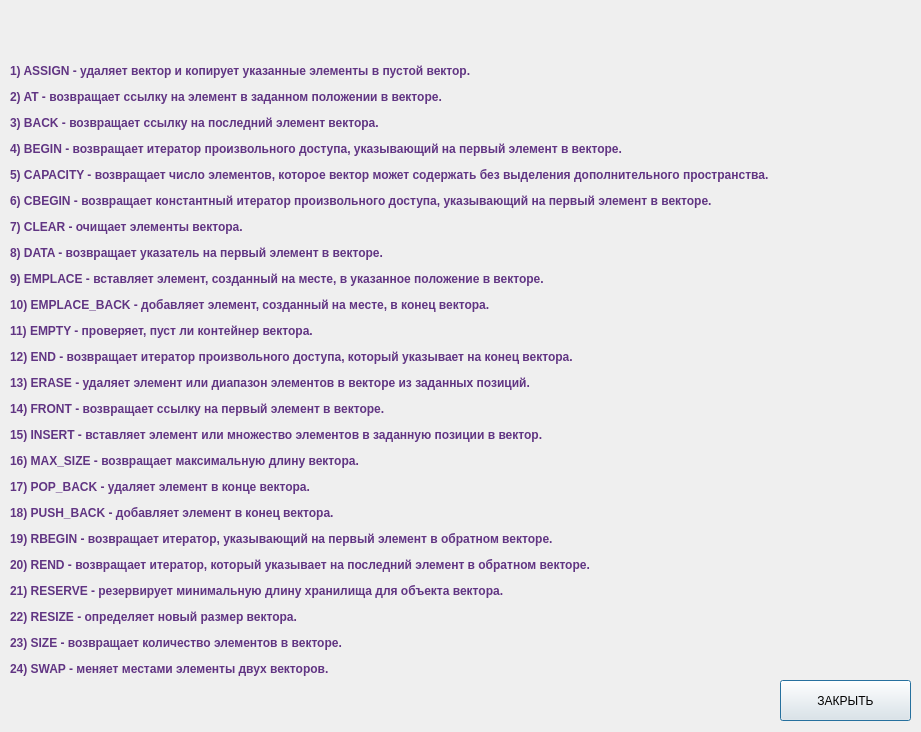
<?xml version="1.0" encoding="UTF-8"?>
<ui version="4.0">
 <class>VectorFunctionInformation</class>
 <widget class="QDialog" name="VectorFunctionInformation">
  <property name="geometry">
   <rect>
    <x>0</x>
    <y>0</y>
    <width>921</width>
    <height>732</height>
   </rect>
  </property>
  <property name="windowTitle">
   <string>Dialog</string>
  </property>
  <widget class="QLabel" name="label">
   <property name="geometry">
    <rect>
     <x>10</x>
     <y>10</y>
     <width>911</width>
     <height>721</height>
    </rect>
   </property>
   <property name="text">
    <string>&lt;html&gt;&lt;head/&gt;&lt;body&gt;&lt;p&gt;&lt;span style=&quot; font-weight:700; color:#613583;&quot;&gt;1) ASSIGN - удаляет вектор и копирует указанные элементы в пустой вектор. &lt;/span&gt;&lt;/p&gt;&lt;p&gt;&lt;span style=&quot; font-weight:700; color:#613583;&quot;&gt;2) AT - возвращает ссылку на элемент в заданном положении в векторе. &lt;/span&gt;&lt;/p&gt;&lt;p&gt;&lt;span style=&quot; font-weight:700; color:#613583;&quot;&gt;3) BACK - возвращает ссылку на последний элемент вектора. &lt;/span&gt;&lt;/p&gt;&lt;p&gt;&lt;span style=&quot; font-weight:700; color:#613583;&quot;&gt;4) BEGIN - возвращает итератор произвольного доступа, указывающий на первый элемент в векторе. &lt;/span&gt;&lt;/p&gt;&lt;p&gt;&lt;span style=&quot; font-weight:700; color:#613583;&quot;&gt;5) CAPACITY - возвращает число элементов, которое вектор может содержать без выделения дополнительного пространства. &lt;/span&gt;&lt;/p&gt;&lt;p&gt;&lt;span style=&quot; font-weight:700; color:#613583;&quot;&gt;6) CBEGIN - возвращает константный итератор произвольного доступа, указывающий на первый элемент в векторе. &lt;/span&gt;&lt;/p&gt;&lt;p&gt;&lt;span style=&quot; font-weight:700; color:#613583;&quot;&gt;7) CLEAR - очищает элементы вектора. &lt;/span&gt;&lt;/p&gt;&lt;p&gt;&lt;span style=&quot; font-weight:700; color:#613583;&quot;&gt;8) DATA - возвращает указатель на первый элемент в векторе. &lt;/span&gt;&lt;/p&gt;&lt;p&gt;&lt;span style=&quot; font-weight:700; color:#613583;&quot;&gt;9) EMPLACE - вставляет элемент, созданный на месте, в указанное положение в векторе. &lt;/span&gt;&lt;/p&gt;&lt;p&gt;&lt;span style=&quot; font-weight:700; color:#613583;&quot;&gt;10) EMPLACE_BACK - добавляет элемент, созданный на месте, в конец вектора. &lt;/span&gt;&lt;/p&gt;&lt;p&gt;&lt;span style=&quot; font-weight:700; color:#613583;&quot;&gt;11) EMPTY - проверяет, пуст ли контейнер вектора. &lt;/span&gt;&lt;/p&gt;&lt;p&gt;&lt;span style=&quot; font-weight:700; color:#613583;&quot;&gt;12) END - возвращает итератор произвольного доступа, который указывает на конец вектора. &lt;/span&gt;&lt;/p&gt;&lt;p&gt;&lt;span style=&quot; font-weight:700; color:#613583;&quot;&gt;13) ERASE - удаляет элемент или диапазон элементов в векторе из заданных позиций. &lt;/span&gt;&lt;/p&gt;&lt;p&gt;&lt;span style=&quot; font-weight:700; color:#613583;&quot;&gt;14) FRONT - возвращает ссылку на первый элемент в векторе. &lt;/span&gt;&lt;/p&gt;&lt;p&gt;&lt;span style=&quot; font-weight:700; color:#613583;&quot;&gt;15) INSERT - вставляет элемент или множество элементов в заданную позиции в вектор. &lt;/span&gt;&lt;/p&gt;&lt;p&gt;&lt;span style=&quot; font-weight:700; color:#613583;&quot;&gt;16) MAX_SIZE - возвращает максимальную длину вектора. &lt;/span&gt;&lt;/p&gt;&lt;p&gt;&lt;span style=&quot; font-weight:700; color:#613583;&quot;&gt;17) POP_BACK - удаляет элемент в конце вектора. &lt;/span&gt;&lt;/p&gt;&lt;p&gt;&lt;span style=&quot; font-weight:700; color:#613583;&quot;&gt;18) PUSH_BACK - добавляет элемент в конец вектора.&lt;/span&gt;&lt;/p&gt;&lt;p&gt;&lt;span style=&quot; font-weight:700; color:#613583;&quot;&gt;19) RBEGIN - возвращает итератор, указывающий на первый элемент в обратном векторе. &lt;/span&gt;&lt;/p&gt;&lt;p&gt;&lt;span style=&quot; font-weight:700; color:#613583;&quot;&gt;20) REND - возвращает итератор, который указывает на последний элемент в обратном векторе. &lt;/span&gt;&lt;/p&gt;&lt;p&gt;&lt;span style=&quot; font-weight:700; color:#613583;&quot;&gt;21) RESERVE - резервирует минимальную длину хранилища для объекта вектора. &lt;/span&gt;&lt;/p&gt;&lt;p&gt;&lt;span style=&quot; font-weight:700; color:#613583;&quot;&gt;22) RESIZE - определяет новый размер вектора. &lt;/span&gt;&lt;/p&gt;&lt;p&gt;&lt;span style=&quot; font-weight:700; color:#613583;&quot;&gt;23) SIZE - возвращает количество элементов в векторе.&lt;/span&gt;&lt;/p&gt;&lt;p&gt;&lt;span style=&quot; font-weight:700; color:#613583;&quot;&gt;24) SWAP - меняет местами элементы двух векторов.&lt;/span&gt;&lt;/p&gt;&lt;/body&gt;&lt;/html&gt;</string>
   </property>
  </widget>
  <widget class="QPushButton" name="closeButton">
   <property name="geometry">
    <rect>
     <x>780</x>
     <y>680</y>
     <width>131</width>
     <height>41</height>
    </rect>
   </property>
   <property name="text">
    <string>ЗАКРЫТЬ</string>
   </property>
  </widget>
 </widget>
 <resources/>
 <connections/>
</ui>
